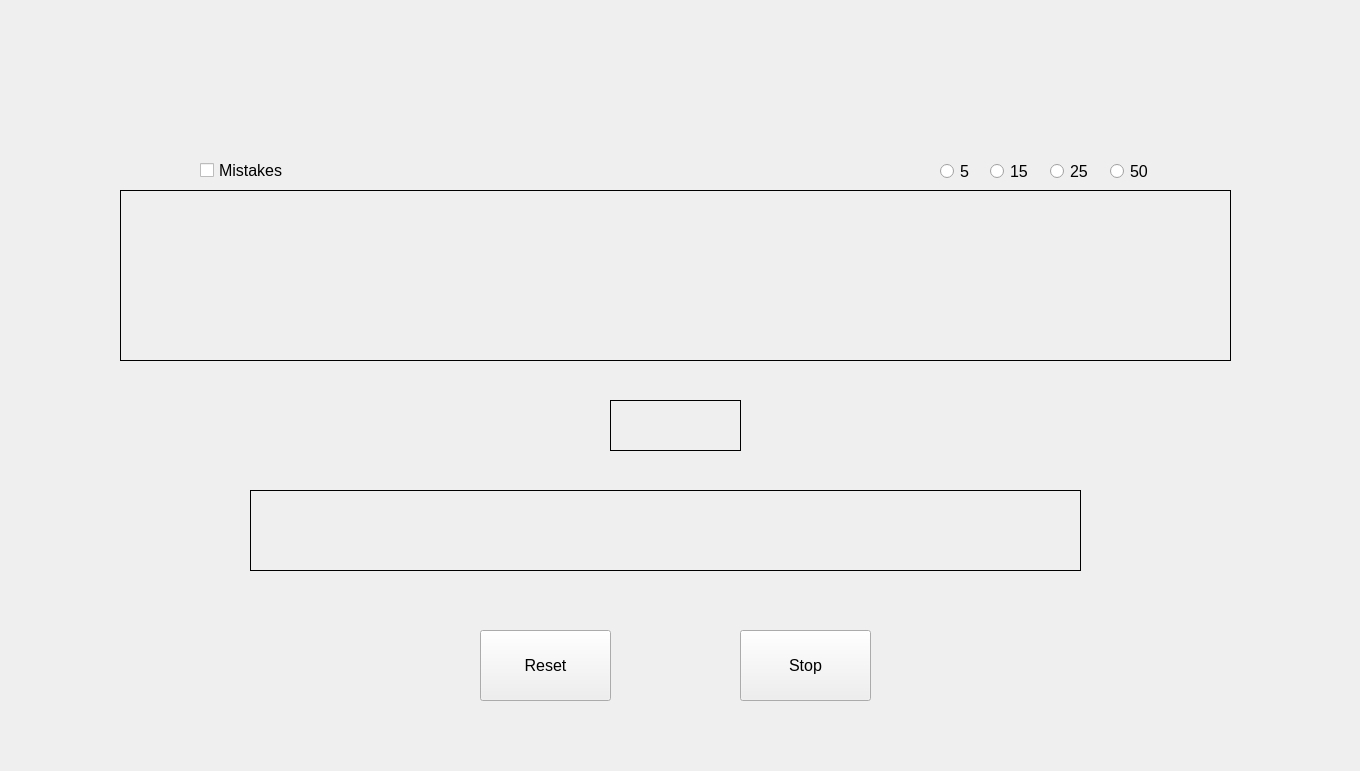
<?xml version="1.0" encoding="UTF-8"?>
<ui version="4.0">
 <class>mainWindow</class>
 <widget class="QMainWindow" name="mainWindow">
  <property name="geometry">
   <rect>
    <x>0</x>
    <y>0</y>
    <width>1360</width>
    <height>771</height>
   </rect>
  </property>
  <property name="windowTitle">
   <string>BongoType</string>
  </property>
  <widget class="QWidget" name="centralwidget">
   <widget class="QLabel" name="input_text">
    <property name="geometry">
     <rect>
      <x>250</x>
      <y>490</y>
      <width>831</width>
      <height>81</height>
     </rect>
    </property>
    <property name="font">
     <font>
      <pointsize>15</pointsize>
     </font>
    </property>
    <property name="frameShape">
     <enum>QFrame::Panel</enum>
    </property>
    <property name="text">
     <string/>
    </property>
    <property name="alignment">
     <set>Qt::AlignCenter</set>
    </property>
    <property name="margin">
     <number>31</number>
    </property>
    <property name="indent">
     <number>-10</number>
    </property>
   </widget>
   <widget class="QLabel" name="inserted_text">
    <property name="geometry">
     <rect>
      <x>120</x>
      <y>190</y>
      <width>1111</width>
      <height>171</height>
     </rect>
    </property>
    <property name="font">
     <font>
      <pointsize>14</pointsize>
     </font>
    </property>
    <property name="frameShape">
     <enum>QFrame::Panel</enum>
    </property>
    <property name="frameShadow">
     <enum>QFrame::Plain</enum>
    </property>
    <property name="lineWidth">
     <number>1</number>
    </property>
    <property name="midLineWidth">
     <number>3</number>
    </property>
    <property name="text">
     <string/>
    </property>
    <property name="alignment">
     <set>Qt::AlignCenter</set>
    </property>
    <property name="wordWrap">
     <bool>false</bool>
    </property>
    <property name="margin">
     <number>30</number>
    </property>
    <property name="indent">
     <number>-10</number>
    </property>
   </widget>
   <widget class="QPushButton" name="stop_button">
    <property name="geometry">
     <rect>
      <x>740</x>
      <y>630</y>
      <width>131</width>
      <height>71</height>
     </rect>
    </property>
    <property name="font">
     <font>
      <pointsize>12</pointsize>
     </font>
    </property>
    <property name="text">
     <string>Stop</string>
    </property>
   </widget>
   <widget class="QPushButton" name="reset_button">
    <property name="geometry">
     <rect>
      <x>480</x>
      <y>630</y>
      <width>131</width>
      <height>71</height>
     </rect>
    </property>
    <property name="font">
     <font>
      <pointsize>12</pointsize>
     </font>
    </property>
    <property name="text">
     <string>Reset</string>
    </property>
   </widget>
   <widget class="QLabel" name="clock">
    <property name="geometry">
     <rect>
      <x>610</x>
      <y>400</y>
      <width>131</width>
      <height>51</height>
     </rect>
    </property>
    <property name="font">
     <font>
      <pointsize>14</pointsize>
     </font>
    </property>
    <property name="frameShape">
     <enum>QFrame::Panel</enum>
    </property>
    <property name="text">
     <string/>
    </property>
    <property name="alignment">
     <set>Qt::AlignCenter</set>
    </property>
   </widget>
   <widget class="QCheckBox" name="mistakes">
    <property name="geometry">
     <rect>
      <x>200</x>
      <y>160</y>
      <width>101</width>
      <height>21</height>
     </rect>
    </property>
    <property name="font">
     <font>
      <pointsize>12</pointsize>
     </font>
    </property>
    <property name="text">
     <string>Mistakes</string>
    </property>
   </widget>
   <widget class="QRadioButton" name="radioButton">
    <property name="geometry">
     <rect>
      <x>940</x>
      <y>160</y>
      <width>41</width>
      <height>22</height>
     </rect>
    </property>
    <property name="font">
     <font>
      <pointsize>12</pointsize>
     </font>
    </property>
    <property name="text">
     <string>5</string>
    </property>
   </widget>
   <widget class="QRadioButton" name="radioButton_2">
    <property name="geometry">
     <rect>
      <x>990</x>
      <y>160</y>
      <width>41</width>
      <height>22</height>
     </rect>
    </property>
    <property name="font">
     <font>
      <pointsize>12</pointsize>
     </font>
    </property>
    <property name="text">
     <string>15</string>
    </property>
   </widget>
   <widget class="QRadioButton" name="radioButton_3">
    <property name="geometry">
     <rect>
      <x>1050</x>
      <y>160</y>
      <width>41</width>
      <height>22</height>
     </rect>
    </property>
    <property name="font">
     <font>
      <pointsize>12</pointsize>
     </font>
    </property>
    <property name="text">
     <string>25</string>
    </property>
   </widget>
   <widget class="QRadioButton" name="radioButton_4">
    <property name="geometry">
     <rect>
      <x>1110</x>
      <y>160</y>
      <width>51</width>
      <height>22</height>
     </rect>
    </property>
    <property name="font">
     <font>
      <pointsize>12</pointsize>
     </font>
    </property>
    <property name="text">
     <string>50</string>
    </property>
   </widget>
   <widget class="QLabel" name="gif">
    <property name="geometry">
     <rect>
      <x>470</x>
      <y>40</y>
      <width>381</width>
      <height>131</height>
     </rect>
    </property>
    <property name="text">
     <string/>
    </property>
   </widget>
  </widget>
 </widget>
 <resources/>
 <connections/>
</ui>
